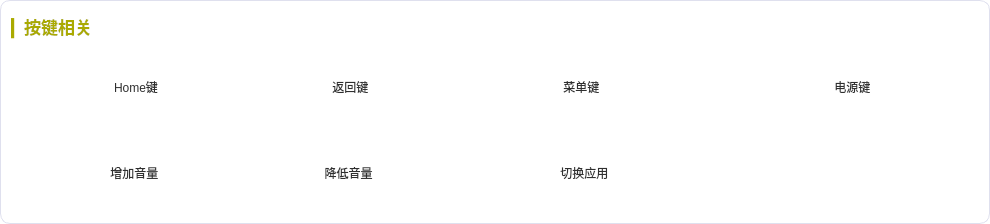
         <widget class="QWidget" name="widget_4" native="true">
          <property name="sizePolicy">
           <sizepolicy hsizetype="Expanding" vsizetype="Expanding">
            <horstretch>0</horstretch>
            <verstretch>0</verstretch>
           </sizepolicy>
          </property>
          <property name="minimumSize">
           <size>
            <width>0</width>
            <height>0</height>
           </size>
          </property>
          <property name="layoutDirection">
           <enum>Qt::LeftToRight</enum>
          </property>
          <property name="autoFillBackground">
           <bool>false</bool>
          </property>
          <property name="styleSheet">
           <string notr="true">QWidget{
	background-color:rgb(255, 255, 255);
	border-radius:10px;
	border: 1px solid rgb(223, 224, 238);
}</string>
          </property>
          <layout class="QGridLayout" name="gridLayout_5">
           <item row="2" column="1">
            <widget class="QToolButton" name="btn_reback">
             <property name="sizePolicy">
              <sizepolicy hsizetype="Expanding" vsizetype="Fixed">
               <horstretch>0</horstretch>
               <verstretch>0</verstretch>
              </sizepolicy>
             </property>
             <property name="minimumSize">
              <size>
               <width>220</width>
               <height>80</height>
              </size>
             </property>
             <property name="styleSheet">
              <string notr="true">QToolButton{
	font: 12pt &quot;楷体&quot;;
	color:rgb(47, 47, 47);
	qproperty-icon:url(:/new/image/image/icon_back.png);
	qproperty-iconSize:50px 50px;
    border: none; 
	border-radius: 10px;
	padding-left:20px;
	margin-left:20px;
}
QToolButton::hover {
	background-color:rgba(171, 171, 171,50);
}
</string>
             </property>
             <property name="text">
              <string>  返回键</string>
             </property>
             <property name="toolButtonStyle">
              <enum>Qt::ToolButtonTextBesideIcon</enum>
             </property>
            </widget>
           </item>
           <item row="2" column="3">
            <widget class="QToolButton" name="btn_power">
             <property name="sizePolicy">
              <sizepolicy hsizetype="Expanding" vsizetype="Fixed">
               <horstretch>0</horstretch>
               <verstretch>0</verstretch>
              </sizepolicy>
             </property>
             <property name="minimumSize">
              <size>
               <width>300</width>
               <height>80</height>
              </size>
             </property>
             <property name="styleSheet">
              <string notr="true">QToolButton{
	font: 12pt &quot;楷体&quot;;
	color:rgb(47, 47, 47);
	qproperty-icon:url(:/new/image/image/icon_exit.png);
	qproperty-iconSize:50px 50px;
    border: none; 
	border-radius: 10px;
	padding-left:20px;
	margin-left:20px;
}
QToolButton::hover {
	background-color:rgba(171, 171, 171,50);
}
</string>
             </property>
             <property name="text">
              <string>  电源键</string>
             </property>
             <property name="toolButtonStyle">
              <enum>Qt::ToolButtonTextBesideIcon</enum>
             </property>
            </widget>
           </item>
           <item row="2" column="0">
            <widget class="QToolButton" name="btn_home">
             <property name="sizePolicy">
              <sizepolicy hsizetype="Expanding" vsizetype="Fixed">
               <horstretch>0</horstretch>
               <verstretch>0</verstretch>
              </sizepolicy>
             </property>
             <property name="minimumSize">
              <size>
               <width>200</width>
               <height>80</height>
              </size>
             </property>
             <property name="styleSheet">
              <string notr="true">QToolButton{
	font: 12pt &quot;楷体&quot;;
	color:rgb(47, 47, 47);
	qproperty-icon:url(:/new/image/image/home.png);
	qproperty-iconSize:40px 40px;
    border: none; 
	border-radius: 10px;
	padding-left:20px;
	margin-left:20px;
}
QToolButton::hover {
	background-color:rgba(171, 171, 171,50);
}
</string>
             </property>
             <property name="text">
              <string>   Home键</string>
             </property>
             <property name="toolButtonStyle">
              <enum>Qt::ToolButtonTextBesideIcon</enum>
             </property>
            </widget>
           </item>
           <item row="4" column="1">
            <widget class="QToolButton" name="btn_reduce_volum">
             <property name="sizePolicy">
              <sizepolicy hsizetype="Expanding" vsizetype="Fixed">
               <horstretch>0</horstretch>
               <verstretch>0</verstretch>
              </sizepolicy>
             </property>
             <property name="minimumSize">
              <size>
               <width>200</width>
               <height>80</height>
              </size>
             </property>
             <property name="styleSheet">
              <string notr="true">QToolButton{
	font: 12pt &quot;楷体&quot;;
	color:rgb(47, 47, 47);
	qproperty-icon:url(:/new/image/image/icon_reduce.png);
	qproperty-iconSize:60px 60px;
    border: none; 
	border-radius: 10px;
	padding-left:20px;
	margin-left:20px;
}
QToolButton::hover {
	background-color:rgba(171, 171, 171,50);
}
</string>
             </property>
             <property name="text">
              <string> 降低音量</string>
             </property>
             <property name="toolButtonStyle">
              <enum>Qt::ToolButtonTextBesideIcon</enum>
             </property>
            </widget>
           </item>
           <item row="1" column="0" colspan="2">
            <widget class="QLabel" name="label_9">
             <property name="sizePolicy">
              <sizepolicy hsizetype="Expanding" vsizetype="Fixed">
               <horstretch>0</horstretch>
               <verstretch>0</verstretch>
              </sizepolicy>
             </property>
             <property name="minimumSize">
              <size>
               <width>0</width>
               <height>30</height>
              </size>
             </property>
             <property name="font">
              <font>
               <family>华文楷体</family>
               <pointsize>13</pointsize>
               <weight>75</weight>
               <italic>false</italic>
               <bold>true</bold>
              </font>
             </property>
             <property name="styleSheet">
              <string notr="true">QLabel{
	font: 13pt &quot;华文楷体&quot;;
	font-weight:bold;
	color:rgb(170, 170, 0);
	border: none;
}</string>
             </property>
             <property name="text">
              <string>▎按键相关</string>
             </property>
            </widget>
           </item>
           <item row="2" column="2">
            <widget class="QToolButton" name="btn_menu_2">
             <property name="sizePolicy">
              <sizepolicy hsizetype="Expanding" vsizetype="Fixed">
               <horstretch>0</horstretch>
               <verstretch>0</verstretch>
              </sizepolicy>
             </property>
             <property name="minimumSize">
              <size>
               <width>230</width>
               <height>80</height>
              </size>
             </property>
             <property name="styleSheet">
              <string notr="true">QToolButton{
	font: 12pt &quot;楷体&quot;;
	color:rgb(47, 47, 47);
	qproperty-icon:url(:/new/image/image/icon_menu.png);
	qproperty-iconSize:55px 55px;
    border: none; 
	border-radius: 10px;
	padding-left:20px;
	margin-left:20px;
}
QToolButton::hover {
	background-color:rgba(171, 171, 171,50);
}
</string>
             </property>
             <property name="text">
              <string>  菜单键</string>
             </property>
             <property name="toolButtonStyle">
              <enum>Qt::ToolButtonTextBesideIcon</enum>
             </property>
            </widget>
           </item>
           <item row="4" column="0">
            <widget class="QToolButton" name="btn_add_volum">
             <property name="sizePolicy">
              <sizepolicy hsizetype="Expanding" vsizetype="Fixed">
               <horstretch>0</horstretch>
               <verstretch>0</verstretch>
              </sizepolicy>
             </property>
             <property name="minimumSize">
              <size>
               <width>200</width>
               <height>80</height>
              </size>
             </property>
             <property name="styleSheet">
              <string notr="true">QToolButton{
	font: 12pt &quot;楷体&quot;;
	color:rgb(47, 47, 47);
	qproperty-icon:url(:/new/image/image/icon-add.png);
	qproperty-iconSize:50px 50px;
    border: none; 
	border-radius: 10px;
	padding-left:20px;
	margin-left:20px;
}
QToolButton::hover {
	background-color:rgba(171, 171, 171,50);
}
</string>
             </property>
             <property name="text">
              <string>  增加音量</string>
             </property>
             <property name="toolButtonStyle">
              <enum>Qt::ToolButtonTextBesideIcon</enum>
             </property>
            </widget>
           </item>
           <item row="4" column="2">
            <widget class="QToolButton" name="btn_change_app">
             <property name="sizePolicy">
              <sizepolicy hsizetype="Expanding" vsizetype="Fixed">
               <horstretch>0</horstretch>
               <verstretch>0</verstretch>
              </sizepolicy>
             </property>
             <property name="minimumSize">
              <size>
               <width>200</width>
               <height>80</height>
              </size>
             </property>
             <property name="styleSheet">
              <string notr="true">QToolButton{
	font: 12pt &quot;楷体&quot;;
	color:rgb(47, 47, 47);
	qproperty-icon:url(:/new/image/image/24gl-swapHorizontal3.png);
	qproperty-iconSize:50px 50px;
    border: none; 
	border-radius: 10px;
	padding-left:20px;
	margin-left:26px;
}
QToolButton::hover {
	background-color:rgba(171, 171, 171,50);
}
</string>
             </property>
             <property name="text">
              <string>  切换应用</string>
             </property>
             <property name="toolButtonStyle">
              <enum>Qt::ToolButtonTextBesideIcon</enum>
             </property>
            </widget>
           </item>
          </layout>
         </widget>
